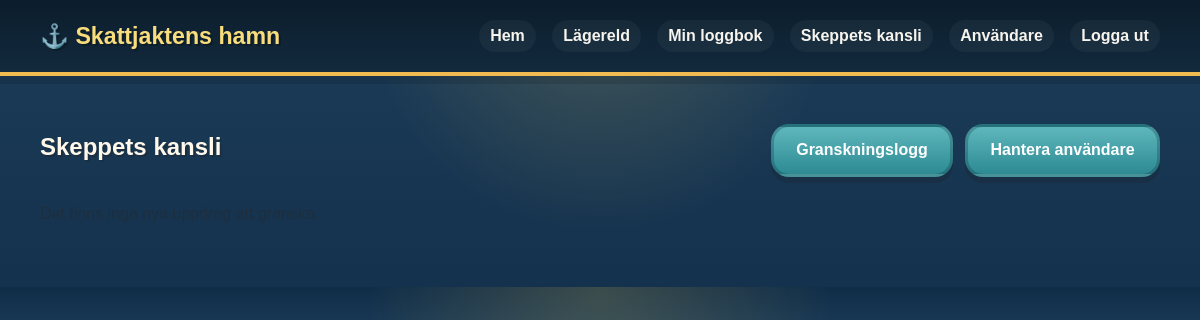
Before: /admin (signed in) with the older database file.
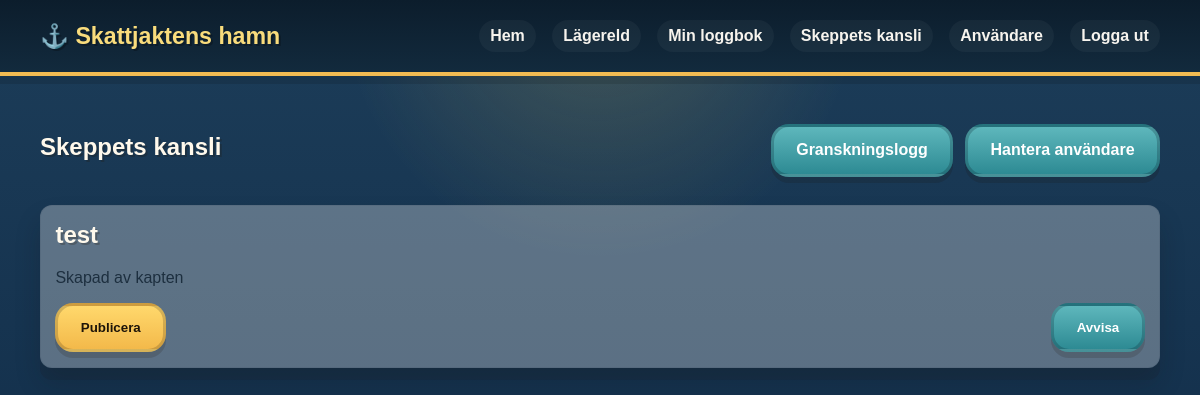
After: the same page with the newer database file.
### tables this page shows
CREATE TABLE hunts (
            id INTEGER PRIMARY KEY AUTOINCREMENT,
            user_id INTEGER NOT NULL,
            title TEXT NOT NULL,
            summary TEXT NOT NULL,
            content TEXT NOT NULL,
            image_url TEXT,
            location TEXT,
            difficulty TEXT,
            status TEXT NOT NULL DEFAULT 'draft',
            created_at TEXT NOT NULL DEFAULT CURRENT_TIMESTAMP,
            published_at TEXT,
            FOREIGN KEY(user_id) REFERENCES users(id)
        );

CREATE TABLE users (
            id INTEGER PRIMARY KEY AUTOINCREMENT,
            username TEXT NOT NULL UNIQUE,
            password_hash TEXT NOT NULL,
            role TEXT NOT NULL DEFAULT 'member',
            created_at TEXT NOT NULL DEFAULT CURRENT_TIMESTAMP
        );

### treasure.py (the view)
@app.route("/admin")
def admin_panel():
    user = current_user()
    if not is_admin_or_moderator(user):
        flash("Du saknar rättigheter att öppna skeppets kansli.")
        return redirect(url_for("index"))
    db = get_db()
    pending = db.execute(
        "SELECT h.*, u.username FROM hunts h JOIN users u ON u.id = h.user_id WHERE h.status IN ('draft', 'pending') ORDER BY h.id DESC"
    ).fetchall()
    users = db.execute(
        "SELECT * FROM users ORDER BY username ASC"
    ).fetchall()
    return render_template("admin.html", user=user, pending=pending, users=users)

### treasure.py (called while the page is built, shortened)
def get_db_path():
    if app.config.get("TESTING"):
        return os.path.join(os.path.dirname(__file__), "test_treasure.db")
    return app.config["DATABASE"]

def get_db():
    if "db" not in g:
        conn = sqlite3.connect(get_db_path())
        conn.row_factory = sqlite3.Row
        g.db = conn
    return g.db

def user_is_logged_in():
    return "user_id" in session

def current_user():
    if not user_is_logged_in():
        return None
    db = get_db()
    return db.execute(
        "SELECT * FROM users WHERE id = ?",
        (session["user_id"],),
    ).fetchone()

def is_admin_or_moderator(user):
    return bool(user and user["role"] in ("admin", "moderator"))

def ensure_admin_exists():
    db = get_db()
    admin_count = db.execute(
        "SELECT COUNT(*) AS count FROM users WHERE role = 'admin'"
    ).fetchone()["count"]
    if admin_count > 0:
        return

@app.before_request
def ensure_db():
    init_db()
    ensure_admin_exists()

### templates/admin.html (shortened to what this page needs)
{% extends 'base.html' %}
{% block content %}
<section class="container section">
  <div class="section-heading">
    <h1>Skeppets kansli</h1>
    <div class="admin-actions">
      <a class="button secondary" href="{{ url_for('moderation_log') }}">Granskningslogg</a>
      {% if user.role == 'admin' %}
        <a class="button secondary" href="{{ url_for('admin_users') }}">Hantera användare</a>
      {% endif %}
    </div>
  </div>
  {% for hunt in pending %}
    <div class="panel mini-card">
      <h2>{{ hunt.title }}</h2>
      <p>Skapad av {{ hunt.username }}</p>
      <div class="admin-actions">
        <form method="post" action="{{ url_for('publish_hunt', hunt_id=hunt.id) }}">
          <button type="submit" class="button primary">Publicera</button>
        </form>
        <form method="post" action="{{ url_for('reject_hunt', hunt_id=hunt.id) }}">
          <button type="submit" class="button ghost">Avvisa</button>
        </form>
      </div>
    </div>
  {% else %}
    <p>Det finns inga nya uppdrag att granska.</p>
  {% endfor %}
</section>
{% endblock %}

Changed rows visible on the page:
added hunts: title "test", username "kapten"
